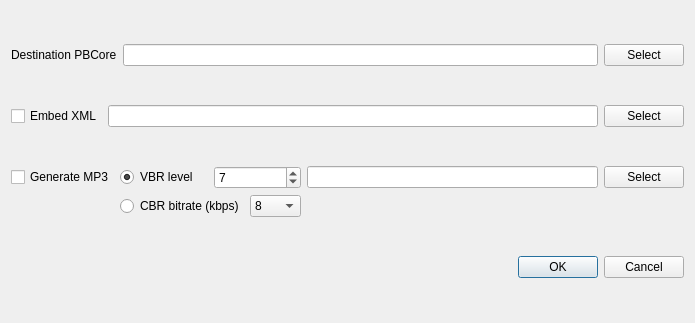
<?xml version="1.0" encoding="UTF-8"?>
<ui version="4.0">
 <class>Export</class>
 <widget class="QDialog" name="Export">
  <property name="geometry">
   <rect>
    <x>0</x>
    <y>0</y>
    <width>695</width>
    <height>323</height>
   </rect>
  </property>
  <property name="windowTitle">
   <string>Dialog</string>
  </property>
  <layout class="QGridLayout" name="gridLayout_2">
   <item row="0" column="0" colspan="2">
    <widget class="QLabel" name="label">
     <property name="text">
      <string>Destination PBCore</string>
     </property>
    </widget>
   </item>
   <item row="0" column="2">
    <widget class="QLineEdit" name="outFile"/>
   </item>
   <item row="0" column="3">
    <widget class="QPushButton" name="outfileButton">
     <property name="text">
      <string>Select</string>
     </property>
    </widget>
   </item>
   <item row="1" column="0">
    <widget class="QCheckBox" name="ohmsCheck">
     <property name="text">
      <string>Embed XML</string>
     </property>
    </widget>
   </item>
   <item row="1" column="1" colspan="2">
    <widget class="QLineEdit" name="ohmsFile"/>
   </item>
   <item row="1" column="3">
    <widget class="QPushButton" name="ohmsfileButton">
     <property name="text">
      <string>Select</string>
     </property>
    </widget>
   </item>
   <item row="2" column="0" colspan="4">
    <layout class="QGridLayout" name="gridLayout">
     <item row="0" column="0">
      <widget class="QCheckBox" name="lameCheck">
       <property name="text">
        <string>Generate MP3</string>
       </property>
      </widget>
     </item>
     <item row="0" column="1">
      <layout class="QHBoxLayout" name="horizontalLayout">
       <item>
        <widget class="QRadioButton" name="vbrButton">
         <property name="text">
          <string>VBR level</string>
         </property>
         <property name="checked">
          <bool>true</bool>
         </property>
         <attribute name="buttonGroup">
          <string notr="true">buttonGroup</string>
         </attribute>
        </widget>
       </item>
       <item>
        <widget class="QSpinBox" name="vbrLevel">
         <property name="maximum">
          <number>9</number>
         </property>
         <property name="value">
          <number>7</number>
         </property>
        </widget>
       </item>
      </layout>
     </item>
     <item row="0" column="2">
      <widget class="QLineEdit" name="mp3File"/>
     </item>
     <item row="0" column="3">
      <widget class="QPushButton" name="mp3fileButton">
       <property name="text">
        <string>Select</string>
       </property>
      </widget>
     </item>
     <item row="1" column="1">
      <layout class="QHBoxLayout" name="horizontalLayout_2">
       <item>
        <widget class="QRadioButton" name="cbrButton">
         <property name="text">
          <string>CBR bitrate (kbps)</string>
         </property>
         <attribute name="buttonGroup">
          <string notr="true">buttonGroup</string>
         </attribute>
        </widget>
       </item>
       <item>
        <widget class="QComboBox" name="cbrRate">
         <property name="currentText">
          <string>8</string>
         </property>
         <item>
          <property name="text">
           <string>8</string>
          </property>
         </item>
         <item>
          <property name="text">
           <string>16</string>
          </property>
         </item>
         <item>
          <property name="text">
           <string>24</string>
          </property>
         </item>
         <item>
          <property name="text">
           <string>32</string>
          </property>
         </item>
         <item>
          <property name="text">
           <string>40</string>
          </property>
         </item>
         <item>
          <property name="text">
           <string>48</string>
          </property>
         </item>
         <item>
          <property name="text">
           <string>64</string>
          </property>
         </item>
         <item>
          <property name="text">
           <string>80</string>
          </property>
         </item>
         <item>
          <property name="text">
           <string>96</string>
          </property>
         </item>
         <item>
          <property name="text">
           <string>112</string>
          </property>
         </item>
         <item>
          <property name="text">
           <string>128</string>
          </property>
         </item>
         <item>
          <property name="text">
           <string>160</string>
          </property>
         </item>
         <item>
          <property name="text">
           <string>192</string>
          </property>
         </item>
         <item>
          <property name="text">
           <string>224</string>
          </property>
         </item>
         <item>
          <property name="text">
           <string>256</string>
          </property>
         </item>
         <item>
          <property name="text">
           <string>320</string>
          </property>
         </item>
        </widget>
       </item>
      </layout>
     </item>
    </layout>
   </item>
   <item row="3" column="2" colspan="2">
    <widget class="QDialogButtonBox" name="buttonBox">
     <property name="orientation">
      <enum>Qt::Horizontal</enum>
     </property>
     <property name="standardButtons">
      <set>QDialogButtonBox::Cancel|QDialogButtonBox::Ok</set>
     </property>
    </widget>
   </item>
  </layout>
 </widget>
 <resources/>
 <connections>
  <connection>
   <sender>buttonBox</sender>
   <signal>accepted()</signal>
   <receiver>Export</receiver>
   <slot>accept()</slot>
   <hints>
    <hint type="sourcelabel">
     <x>248</x>
     <y>254</y>
    </hint>
    <hint type="destinationlabel">
     <x>157</x>
     <y>274</y>
    </hint>
   </hints>
  </connection>
  <connection>
   <sender>buttonBox</sender>
   <signal>rejected()</signal>
   <receiver>Export</receiver>
   <slot>reject()</slot>
   <hints>
    <hint type="sourcelabel">
     <x>316</x>
     <y>260</y>
    </hint>
    <hint type="destinationlabel">
     <x>286</x>
     <y>274</y>
    </hint>
   </hints>
  </connection>
 </connections>
 <buttongroups>
  <buttongroup name="buttonGroup"/>
 </buttongroups>
</ui>
